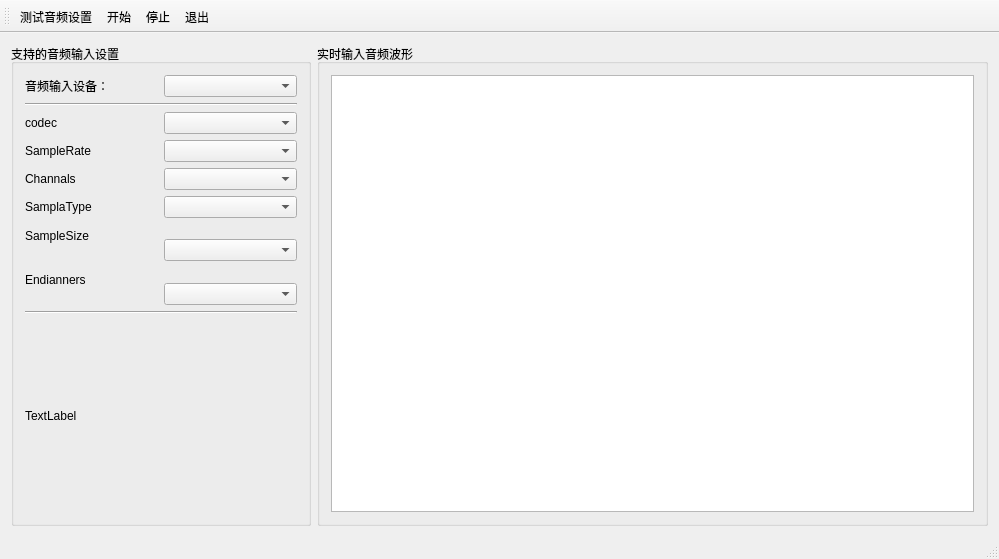
<?xml version="1.0" encoding="UTF-8"?>
<ui version="4.0">
 <class>MainWindow</class>
 <widget class="QMainWindow" name="MainWindow">
  <property name="geometry">
   <rect>
    <x>0</x>
    <y>0</y>
    <width>999</width>
    <height>559</height>
   </rect>
  </property>
  <property name="windowTitle">
   <string>MainWindow</string>
  </property>
  <widget class="QWidget" name="centralWidget">
   <layout class="QHBoxLayout" name="horizontalLayout_3">
    <item>
     <layout class="QHBoxLayout" name="horizontalLayout_2">
      <item>
       <widget class="QGroupBox" name="groupBox">
        <property name="minimumSize">
         <size>
          <width>300</width>
          <height>0</height>
         </size>
        </property>
        <property name="maximumSize">
         <size>
          <width>300</width>
          <height>16777215</height>
         </size>
        </property>
        <property name="title">
         <string>支持的音频输入设置</string>
        </property>
        <layout class="QVBoxLayout" name="verticalLayout_2">
         <item>
          <layout class="QVBoxLayout" name="verticalLayout">
           <item>
            <layout class="QHBoxLayout" name="horizontalLayout">
             <item>
              <widget class="QLabel" name="label">
               <property name="text">
                <string>音频输入设备：</string>
               </property>
              </widget>
             </item>
             <item>
              <widget class="QComboBox" name="comboBoxInputDevs"/>
             </item>
            </layout>
           </item>
           <item>
            <widget class="Line" name="line">
             <property name="orientation">
              <enum>Qt::Horizontal</enum>
             </property>
            </widget>
           </item>
           <item>
            <layout class="QGridLayout" name="gridLayout">
             <item row="0" column="0">
              <widget class="QLabel" name="label_2">
               <property name="text">
                <string>codec</string>
               </property>
              </widget>
             </item>
             <item row="0" column="1">
              <widget class="QComboBox" name="comboBoxCodec"/>
             </item>
             <item row="1" column="0">
              <widget class="QLabel" name="label_3">
               <property name="text">
                <string>SampleRate</string>
               </property>
              </widget>
             </item>
             <item row="1" column="1">
              <widget class="QComboBox" name="comboBoxSampleRate"/>
             </item>
             <item row="2" column="0">
              <widget class="QLabel" name="label_4">
               <property name="text">
                <string>Channals</string>
               </property>
              </widget>
             </item>
             <item row="2" column="1">
              <widget class="QComboBox" name="comboBoxChannals"/>
             </item>
             <item row="3" column="0">
              <widget class="QLabel" name="label_5">
               <property name="text">
                <string>SamplaType</string>
               </property>
              </widget>
             </item>
             <item row="3" column="1">
              <widget class="QComboBox" name="comboBoxSamplaType"/>
             </item>
             <item row="4" column="0">
              <widget class="QLabel" name="label_6">
               <property name="text">
                <string>SampleSize</string>
               </property>
              </widget>
             </item>
             <item row="4" column="1" rowspan="2">
              <widget class="QComboBox" name="comboBoxSampleSize"/>
             </item>
             <item row="5" column="0" rowspan="2">
              <widget class="QLabel" name="label_7">
               <property name="text">
                <string>Endianners</string>
               </property>
              </widget>
             </item>
             <item row="6" column="1">
              <widget class="QComboBox" name="comboBoxEndianners"/>
             </item>
            </layout>
           </item>
           <item>
            <widget class="Line" name="line_2">
             <property name="orientation">
              <enum>Qt::Horizontal</enum>
             </property>
            </widget>
           </item>
           <item>
            <widget class="QLabel" name="label_8">
             <property name="text">
              <string>TextLabel</string>
             </property>
            </widget>
           </item>
          </layout>
         </item>
        </layout>
       </widget>
      </item>
      <item>
       <widget class="QGroupBox" name="groupBox_2">
        <property name="title">
         <string>实时输入音频波形</string>
        </property>
        <layout class="QVBoxLayout" name="verticalLayout_3">
         <item>
          <widget class="QChartView" name="graphicsView"/>
         </item>
        </layout>
       </widget>
      </item>
     </layout>
    </item>
   </layout>
  </widget>
  <widget class="QMenuBar" name="menuBar">
   <property name="geometry">
    <rect>
     <x>0</x>
     <y>0</y>
     <width>999</width>
     <height>28</height>
    </rect>
   </property>
  </widget>
  <widget class="QToolBar" name="mainToolBar">
   <attribute name="toolBarArea">
    <enum>TopToolBarArea</enum>
   </attribute>
   <attribute name="toolBarBreak">
    <bool>false</bool>
   </attribute>
   <addaction name="actionTestSettings"/>
   <addaction name="actionStart"/>
   <addaction name="actionStop"/>
   <addaction name="actionExit"/>
  </widget>
  <widget class="QStatusBar" name="statusBar"/>
  <action name="actionTestSettings">
   <property name="text">
    <string>测试音频设置</string>
   </property>
  </action>
  <action name="actionStart">
   <property name="text">
    <string>开始</string>
   </property>
  </action>
  <action name="actionStop">
   <property name="text">
    <string>停止</string>
   </property>
  </action>
  <action name="actionExit">
   <property name="text">
    <string>退出</string>
   </property>
  </action>
 </widget>
 <layoutdefault spacing="6" margin="11"/>
 <customwidgets>
  <customwidget>
   <class>QChartView</class>
   <extends>QGraphicsView</extends>
   <header>qchartview.h</header>
  </customwidget>
 </customwidgets>
 <resources/>
 <connections/>
</ui>
